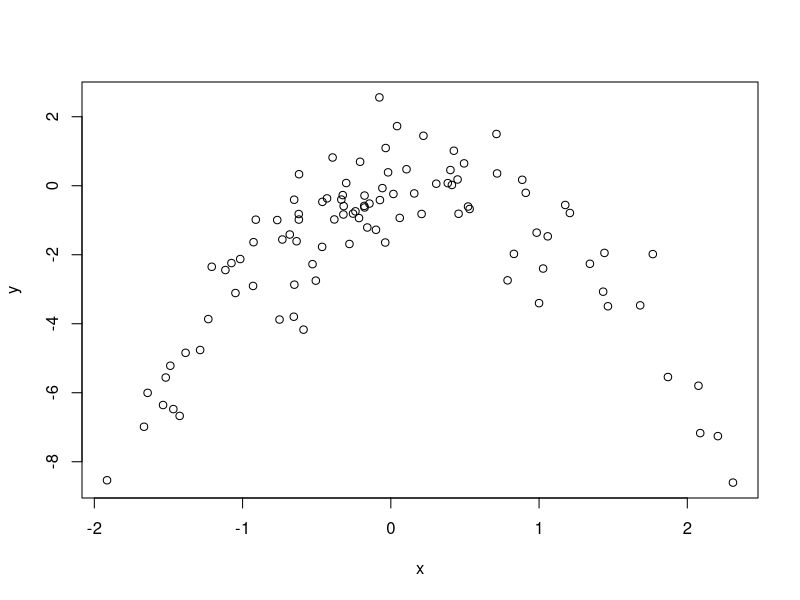
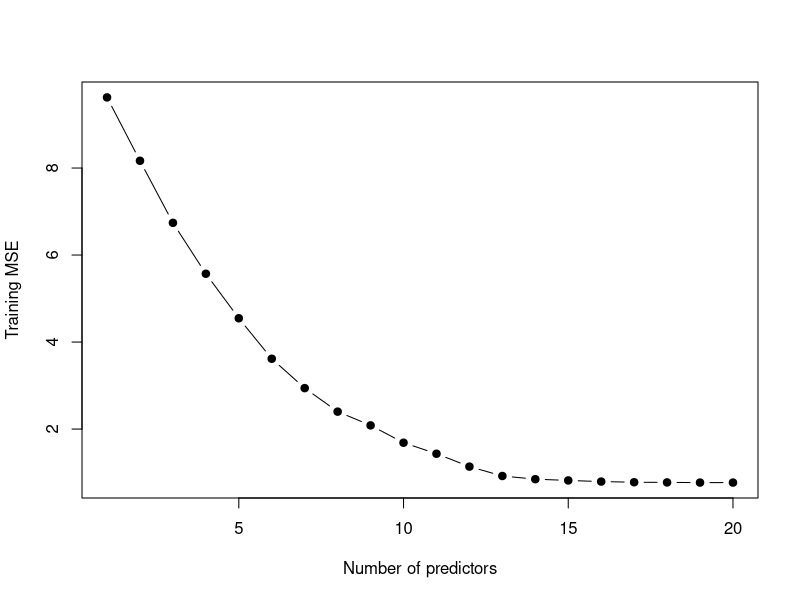
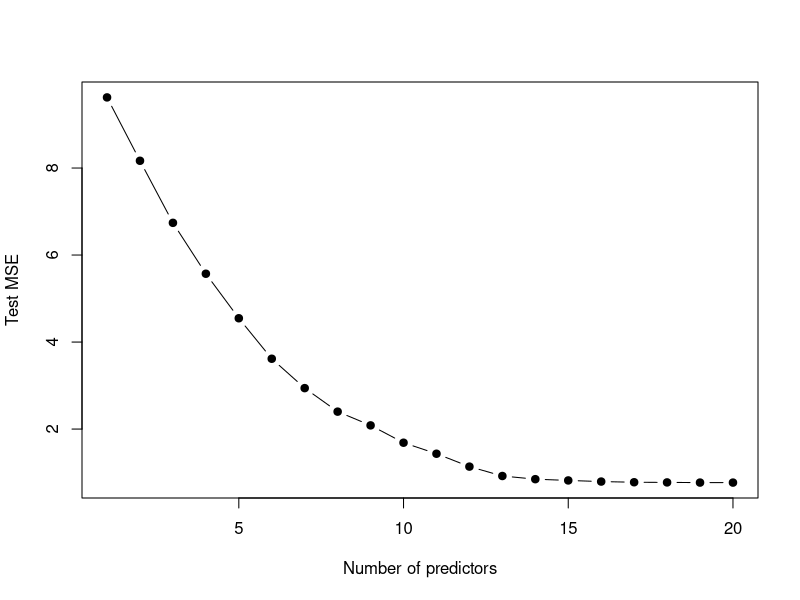

Source code (R) for these figures, in order:
## ---- chunk 1
knitr::opts_chunk$set(echo = TRUE)
## ---- chunk 2
set.seed(1)
y <- rnorm(100)
x <- rnorm(100)
y <- x - 2 * x^2 + rnorm(100)
## ---- chunk 3
plot(x, y)
## ---- chunk 4
library(boot)
set.seed(100)
data<-data.frame(x,y)
m.1<-glm(y ~ x)
cv.1=cv.glm(data,m.1)$delta[1]
output=paste("When X is in poly degree 1, CV is", cv.1)
output
m.2<-glm(y~poly(x,2))
cv.2=cv.glm(data,m.2)$delta[1]
output=paste("When X is in poly degree 2, CV is", cv.2)
output
m.3<-glm(y~poly(x,3))
cv.3=cv.glm(data,m.3)$delta[1]
output=paste("When X is in poly degree 3, CV is", cv.3)
output
m.4<-glm(y~poly(x,4))
cv.4=cv.glm(data,m.4)$delta[1]
output=paste("When X is in poly degree 4, CV is", cv.4)
output
## ---- chunk 5
set.seed(100)
data<-data.frame(x,y)
m.1<-glm(y ~ x)
cv.1=cv.glm(data,m.1)$delta[1]
output=paste("When X is in poly degree 1, CV is", cv.1)
output
m.2<-glm(y~poly(x,2))
cv.2=cv.glm(data,m.2)$delta[1]
output=paste("When X is in poly degree 2, CV is", cv.2)
output
m.3<-glm(y~poly(x,3))
cv.3=cv.glm(data,m.3)$delta[1]
output=paste("When X is in poly degree 3, CV is", cv.3)
output
m.4<-glm(y~poly(x,4))
cv.4=cv.glm(data,m.4)$delta[1]
output=paste("When X is in poly degree 4, CV is", cv.4)
output

## ---- chunk 6
summary(m.4)
## ---- chunk 7
set.seed(100)
x <- matrix(rnorm(1000 * 20), 1000, 20)
b <- rnorm(20)
b[1] <- 0
b[4] <- 0
b[3] <- 0
b[7] <- 0
b[19] <- 0
b[5]<-0
error <- rnorm(1000)
y <- x %*% b + error
## ---- chunk 8
train <- sample(seq(1000), 100, replace = FALSE)
x.train <- x[train, ]
x.test <- x[-train, ]
y.train <- y[train]
y.test <- y[-train]
## ---- chunk 9
library(leaps)
train.df <- data.frame(y = y.train, x = x.train)
regfit.full <- regsubsets(y ~ ., data = train.df, nvmax = 20)
train.mat <- model.matrix(y ~ ., data = train.df, nvmax = 20)
val.errors <- rep(NA, 20)
for (i in 1:20) {
    coef <- coef(regfit.full, id = i)
    pred <- train.mat[, names(coef)] %*% coef
    val.errors[i] <- mean((pred - y.train)^2)
}
plot(val.errors, xlab = "Number of predictors", ylab = "Training MSE", pch = 19, type = "b")
## ---- chunk 10
testdata <- data.frame(y = y.test, x = x.train)
regfit.full2 <- regsubsets(y ~ ., data = testdata , nvmax = 20)
test.mat <- model.matrix(y ~ ., data = testdata , nvmax = 20)
val.errors2 <- rep(NA, 20)
for (i in 1:20) {
    coef <- coef(regfit.full2, id = i)
    pred <- test.mat[, names(coef)] %*% coef
    val.errors2[i] <- mean((pred - y.test)^2)
}
plot(val.errors, xlab = "Number of predictors", ylab = "Test MSE", pch = 19, type = "b")
## ---- chunk 11
min<-which.min(val.errors2)

## ---- chunk 12
coef(regfit.full2, min)
